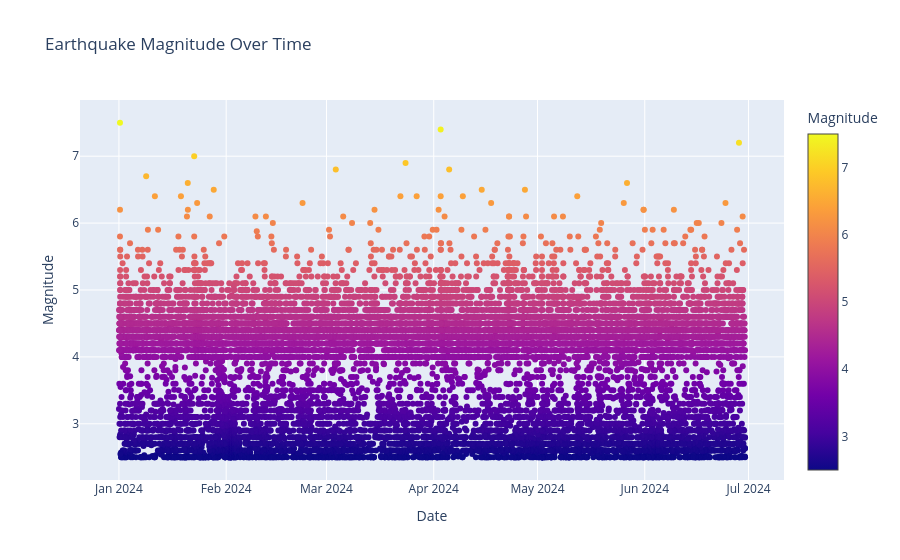

The notebook cell this image was saved under:
### Markdown cell above
Global Earthquake Epicenters (Magnitude >= 2.5) - Scatter Map
This visualization shows the spatial distribution of earthquakes based on latitude and longitude. The size and color intensity correspond to the magnitude of the earthquake.
Explanation: The visualization reveals the locations of earthquakes worldwide, with higher-magnitude earthquakes shown by larger and more intense-colored markers. The data highlights that earthquakes occur primarily along the boundaries of tectonic plates, such as the Pacific Ring of Fire. While earthquakes are distributed globally, the clustering near plate boundaries indicates their relation to tectonic activity.

### Code cell
import plotly.graph_objects as go

fig = go.Figure(data=go.Scatter(x=df['time'],
                                y=df['mag'],
                                mode='markers',
                                marker=dict(color=df['mag'],
                                            colorscale='Plasma',
                                            showscale=True,
                                            colorbar=dict(title='Magnitude')),
                                hovertext=df['place']))

fig.update_layout(title='Earthquake Magnitude Over Time',
                  xaxis_title='Date',
                  yaxis_title='Magnitude')
fig.show()

### Figure 1 — Plotly figure (JSON) as saved in the notebook; plotly's stock layout.template omitted (floating-point values rounded to 4 significant figures; data arrays with more than 128 entries replaced by an {"elided": "..."} marker saying what was removed)
{"data": [{"hovertext": {"elided": "12683 str values"}, "marker": {"color": {"elided": "12683 float values"}, "colorbar": {"title": {"text": "Magnitude"}}, "colorscale": [[0, "#0d0887"], [0.1111, "#46039f"], [0.2222, "#7201a8"], [0.3333, "#9c179e"], [0.4444, "#bd3786"], [0.5556, "#d8576b"], [0.6667, "#ed7953"], [0.7778, "#fb9f3a"], [0.8889, "#fdca26"], [1, "#f0f921"]], "showscale": true}, "mode": "markers", "type": "scatter", "x": {"elided": "12683 str values"}, "y": {"elided": "12683 float values"}}], "layout": {"title": {"text": "Earthquake Magnitude Over Time"}, "xaxis": {"title": {"text": "Date"}}, "yaxis": {"title": {"text": "Magnitude"}}}}
